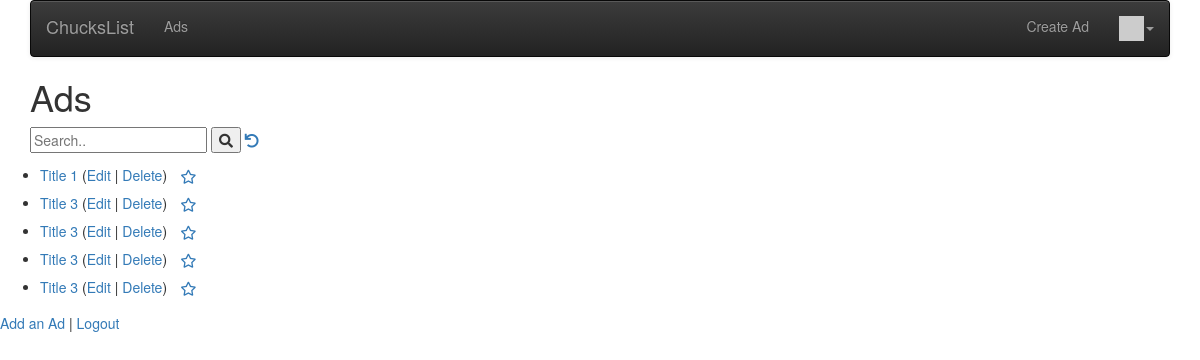
/ads (signed in), run on an earlier commit of the app's database.
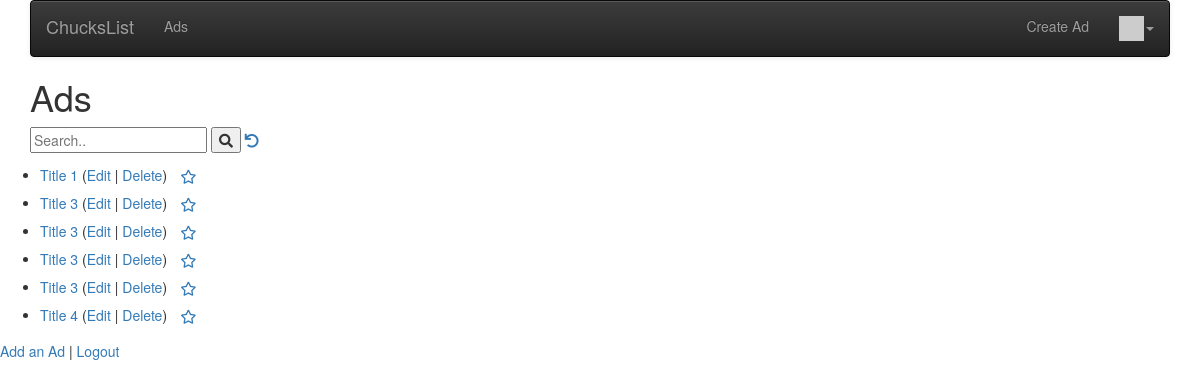
And on a later commit of the database.
### ads/models.py (models this page shows, shortened)
class Ad(models.Model) :
    title = models.CharField(
            max_length=200,
            validators=[MinLengthValidator(2, "Title must be greater than 2 characters")]
    )
    price = models.DecimalField(max_digits=7, decimal_places=2, null=True)
    text = models.TextField()
    picture = models.BinaryField(null=True, editable=True)
    content_type = models.CharField(max_length=256, null=True, help_text='The MIMEType of the file')
    owner = models.ForeignKey(settings.AUTH_USER_MODEL, on_delete=models.CASCADE)
    comments = models.ManyToManyField(settings.AUTH_USER_MODEL,
                                      through='Comment', related_name='comments_owned')
    favorites = models.ManyToManyField(settings.AUTH_USER_MODEL,
                                       through='Fav', related_name='favorite_ads')
    created_at = models.DateTimeField(auto_now_add=True)
    updated_at = models.DateTimeField(auto_now=True)

### ads/views.py (the view, shortened to what this page needs)
# urls.py: path('', views.AdListView.as_view()),
class AdListView(OwnerListView):
    model = Ad
    template_name = "ads/ad_list.html"
    def get(self, request):
        strval = request.GET.get("search", False)
        if strval:
            query = Q(title__contains=strval)
            query.add(Q(text__contains=strval), Q.OR)
            objects = Ad.objects.filter(query).select_related().order_by('-updated_at')[:10]
        else:
            ad_list = Ad.objects.all()
            favorites = list()
            if request.user.is_authenticated:
                rows = request.user.favorite_ads.values('id')
                favorites = [row['id'] for row in rows]
            ctx = {'ad_list': ad_list, 'favorites': favorites}
            return render(request, self.template_name, ctx)

### home/context_processors.py (called while the page is built)
def settings(request):
    return {
        'settings': django_settings,
    }

### home/templatetags/app_tags.py (called while the page is built)
@register.filter(name='gravatar')
def gravatar(user, size=35):
    email = str(user.email.strip().lower()).encode('utf-8')
    email_hash = md5(email).hexdigest()
    url = "//www.gravatar.com/avatar/{0}?s={1}&d=identicon&r=PG"
    return url.format(email_hash, size)

### ads/templates/ads/ad_list.html (shortened to what this page needs)
{% extends "base_menu.html" %}
{% block content %}
<h1>Ads</h1>
<form>
  <input type="text" placeholder="Search.." name="search"
  {% if search %} value="{{ search }}" {% endif %}>
  <button type="submit"><i class="fa fa-search"></i></button>
<a href="{% url 'ads:all' %}"><i class="fa fa-undo"></i></a>
</form>
</div>
<p>
{% if ad_list %}
<ul>
  {% for ad in ad_list %}
    <li>
        <a href="{% url 'ads:ad_detail'  ad.id %}">{{ ad.title }}</a>
        {% if ad.owner == user %}
        (<a href="{% url 'ads:ad_update' ad.id %}">Edit</a> |
        <a href="{% url 'ads:ad_delete' ad.id %}">Delete</a>)
        {% endif %}
        {% if user.is_authenticated %}
        <a href="#" onclick=
             "favPost('{% url 'ads:ad_favorite' ad.id %}', {{ ad.id }} );return false;"
            id="unfavorite_star_{{ad.id}}">
        <span class="fa-stack" style="vertical-align: middle;">
        <i class="fa fa-star-o fa-stack-1x"></i>
        </span>
        </a>
        {% endif %}
    </li>
  {% endfor %}
</ul>
{% else %}
  <p>There are no ads in the database.</p>
{% endif %}
</p>
<p>
<a href="{% url 'ads:ad_create' %}">Add an Ad</a> |
{% if user.is_authenticated %}
<a href="{% url 'logout' %}?next={% url 'ads:all' %}">Logout</a>
{% else %}
<a href="{% url 'login' %}?next={% url 'ads:all' %}">Login</a>
{% endif %}
</p>
{% endblock %}

What changed in the data, as far as the page shows it:
added Ad: title "Title 4", shows "Edit"
